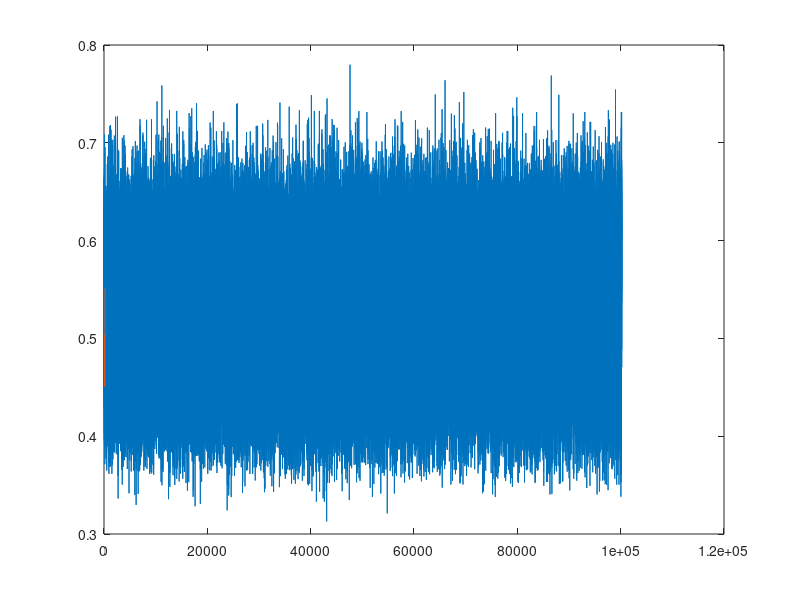

Reproduce this figure in MATLAB.
rho_a = 0.7;rho_b = 0.6;rho_c = 0.8;

%%
nd = 32;
U  = orth(randn(nd,nd));
la = diag(exp(-rho_a*(0:nd-1)));   
Sa = U*la*U';
la = svd(Sa);
ga=la(1)/sum(la);

lb = diag(exp(-rho_b*(0:nd-1)));
Sb = U*lb*U';
lb = svd(Sb);
gb=lb(1)/sum(lb);

lc = diag(exp(-rho_c*(0:nd-1)));
Sc = U*lc*U';
lc = svd(Sc);
gc=lc(1)/sum(lc);
%% generate three 3 sessions of data
df = 32;
Gs = [];
for i=1:100000
    S = wishrnd(Sa,df);
    ls = svd(S);
    Gs = [Gs;ls(1)/sum(ls)];
end
for i=1:100
    S = wishrnd(Sb,df);
    ls = svd(S);
    Gs = [Gs;ls(1)/sum(ls)];
end
for i=1:100
    S = wishrnd(Sc,df);
    ls = svd(S);
    Gs = [Gs;ls(1)/sum(ls)];
end

true_g = [ga*ones(100,1);gb*ones(100,1);gc*ones(100,1)];
plot(Gs);hold on;plot(true_g);hold off

